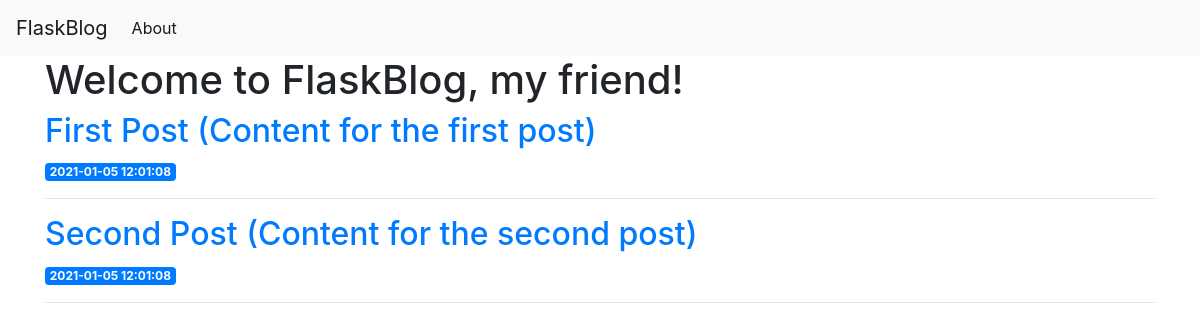
Before: / with the older database file.
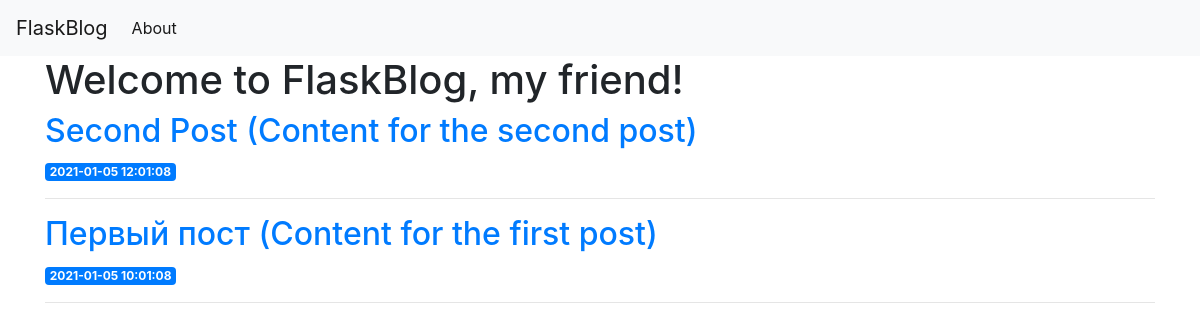
After: the same page with the newer database file.
### tables this page shows
CREATE TABLE posts (
    id INTEGER PRIMARY KEY AUTOINCREMENT,
    created TIMESTAMP NOT NULL DEFAULT CURRENT_TIMESTAMP,
    title TEXT NOT NULL,
    content TEXT NOT NULL
);

### app.py (the view)
@app.route('/')
def index():
    conn = get_db_connection() # открываем подключение к базе данных
    posts = conn.execute('SELECT * FROM posts ORDER BY created DESC').fetchall() # выполняем SQL-запрос. Метод fetchall() достает все строки запроса.
    conn.close() # Закрываем подключение к БД
    return render_template('index.html', posts = posts)

### app.py (called while the page is built)
def get_db_connection():
    conn = sqlite3.connect('database.db') #Открываем соединение с файлом базы данных database.db
    conn.row_factory = sqlite3.Row
    return conn

### templates/index.html
{% extends 'base.html' %}
{% block content %}
    <h1>{% block title %} Welcome to FlaskBlog, my friend! {% endblock %}</h1>
	{%for post in posts %}
	<a href="#">
	    <h2>{{post['title'] + ' (' + post['content'] + ')'}}</h2>
		<span class="badge badge-primary">{{post['created']}}</span>
		<hr>
		{% endfor%}
	</a>
{% endblock %}

### templates/base.html (shortened to what this page needs)
<!doctype html>
<html lang="en">
  <head>
    <link rel="stylesheet" href="https://stackpath.bootstrapcdn.com/bootstrap/4.3.1/css/bootstrap.min.css">
  </head>
  <body>
    <nav class="navbar navbar-expand-md navbar-light bg-light">
        <a class="navbar-brand" href="{{ url_for('index')}}">FlaskBlog</a>
        <div class="collapse navbar-collapse" id="navbarNav">
            <ul class="navbar-nav">
            <li class="nav-item active">
                <a class="nav-link" href="#">About</a>
            </li>
            </ul>
        </div>
    </nav>
    <div class="container">
        {% block content %} {% endblock %}
    </div>
  </body>
</html>

Changed rows visible on the page:
shown differently, row unchanged: posts "Second Post (Content for the second post)": moves up the list
changed posts: title+content "First Post (Content for the first post)" → "Первый пост (Content for the first post)"; created "2021-01-05 12:01:08" → "2021-01-05 10:01:08"
